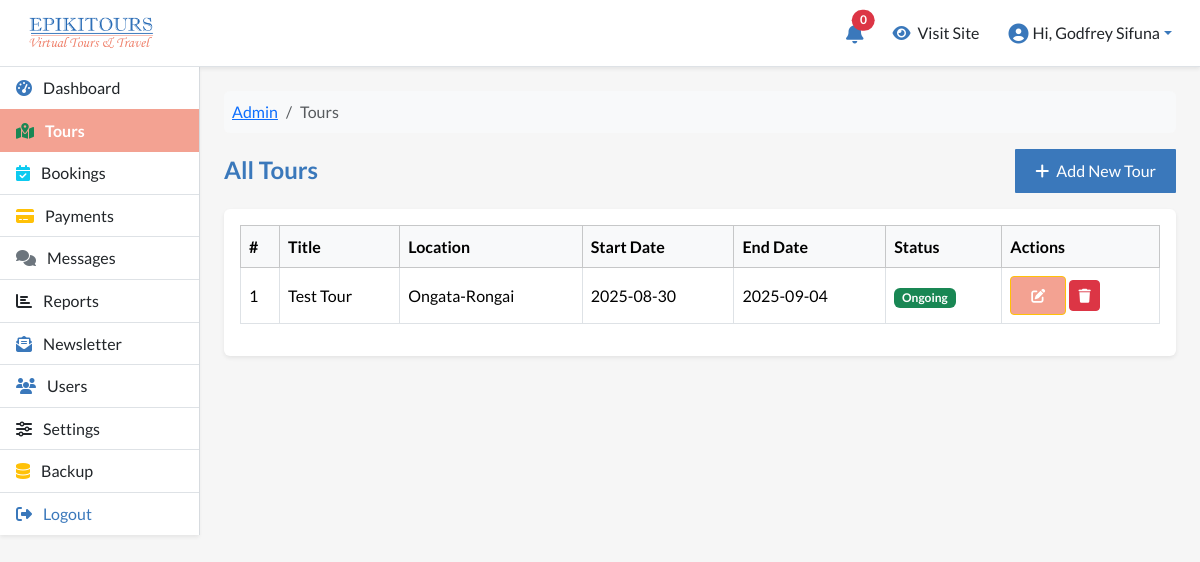
The page /manage/tours/ (signed in) on the database its author committed.
### tables this page shows
CREATE TABLE `epi_tours` (
  `id` bigint NOT NULL,
  `title` varchar(255) NOT NULL,
  `slug` varchar(255) NOT NULL,
  `description` text,
  `start_date` date NOT NULL,
  `end_date` date NOT NULL,
  `start_time` time NOT NULL,
  `end_time` time NOT NULL,
  `location` varchar(255) DEFAULT NULL,
  `youtube_link` varchar(255) DEFAULT NULL,
  `marzipano_path` varchar(255) DEFAULT NULL,
  `jitsi_link` varchar(255) DEFAULT NULL,
  `preview_thumbnail` varchar(255) DEFAULT NULL,
  `agent_id` bigint DEFAULT NULL,
  `status` enum('upcoming','ongoing','completed','canceled') DEFAULT 'upcoming',
  `created_by` bigint NOT NULL,
  `updated_by` bigint DEFAULT NULL,
  `created_at` timestamp NOT NULL DEFAULT CURRENT_TIMESTAMP,
  `updated_at` timestamp NOT NULL DEFAULT CURRENT_TIMESTAMP ON UPDATE CURRENT_TIMESTAMP
);

### manage/tours/index.php (the view, shortened to what this page needs)
<?php
require_once __DIR__ . '/../../config/database.php';
try {
    $stmt = $pdo->query("
        SELECT id, title, location, start_date, end_date, status, created_at
        FROM epi_tours
        ORDER BY created_at DESC
    ");
    $tours = $stmt->fetchAll();
} catch (PDOException $e) {
    die("Error fetching tours: " . $e->getMessage());
}
?>
<nav aria-label="breadcrumb">
    <ol class="breadcrumb bg-light p-2 rounded mb-3">
        <li class="breadcrumb-item"><a href="<?= BASE_URL ?>dashboard">Admin</a></li>
        <li class="breadcrumb-item active" aria-current="page">Tours</li>
    </ol>
</nav>
<div class="d-flex justify-content-between align-items-center mb-3">
    <h4 class="mb-0">All Tours</h4>
    <a href="<?= BASE_URL ?>tours/add-tour.php" class="btn btn-primary">
        <i class="fas fa-plus me-1"></i> Add New Tour
    </a>
</div>
<div class="card shadow-sm border-0">
    <div class="card-body">
        <div class="table-responsive">
            <table class="table table-bordered align-middle table-hover">
                <thead class="table-light">
                    <tr>
                        <th>#</th>
                        <th>Title</th>
                        <th>Location</th>
                        <th>Start Date</th>
                        <th>End Date</th>
                        <th>Status</th>
                        <th>Actions</th>
                    </tr>
                </thead>
                <tbody>
                    <?php if (!empty($tours)): ?>
                        <?php foreach ($tours as $index => $tour): ?>
                            <tr>
                                <td><?= $index + 1 ?></td>
                                <td><?= htmlspecialchars($tour['title']) ?></td>
                                <td><?= htmlspecialchars($tour['location'] ?? 'N/A') ?></td>
                                <td><?= htmlspecialchars($tour['start_date']) ?></td>
                                <td><?= htmlspecialchars($tour['end_date']) ?></td>
                                <td>
                                    <?php
                                    $statusClass = match ($tour['status']) {
                                        'upcoming' => 'info',
                                        'ongoing' => 'success',
                                        'completed' => 'secondary',
                                        'canceled' => 'danger',
                                        default => 'dark'
                                    };
                                    ?>
                                    <span class="badge bg-<?= $statusClass ?>">
                                        <?= ucfirst($tour['status']) ?>
                                    </span>
                                </td>
                                <td>
                                    <a href="<?= BASE_URL ?>tours/edit-tour.php?id=<?= $tour['id'] ?>"
                                        class="btn btn-sm btn-warning">
                                        <i class="fas fa-edit"></i>
                                    </a>
                                    <button type="button"
                                            class="btn btn-sm btn-danger"
                                            data-bs-toggle="modal"
                                            data-bs-target="#deleteModal"
                                            data-tour-id="<?= $tour['id'] ?>"
                                            data-tour-title="<?= htmlspecialchars($tour['title']) ?>">
                                        <i class="fas fa-trash"></i>
                                    </button>
                                </td>
                            </tr>
                        <?php endforeach; ?>
                    <?php else: ?>
                        <tr>
                            <td colspan="7" class="text-center text-muted">No tours found.</td>
                        </tr>
                    <?php endif; ?>
                </tbody>
            </table>
        </div>
    </div>
</div>
<?php
include BASE_PATH . 'layouts/admin-layout.php';

### manage/css/custom.css (style rules this page uses)
:root { --primary-color: #3a78bb; --secondary-color: #f3a292; --tertiary-color: #E0F7FA; --white-color: #ffffff; --black-color: #000000; --pale-grey: #f6f6f6; --dark-grey: #333333; }
body { font-family: 'lato', sans-serif; background-color: var(--pale-grey); color: var(--black-color); margin: 0; padding: 0; line-height: 1.6; }
.btn-primary { background-color: var(--primary-color); color: var(--white-color); border: none; padding: 10px 20px; border-radius: 1px; transition: background-color 0.3s ease; }
.btn-warning { background-color: var(--secondary-color); color: var(--white-color); font-weight: bold; padding: 8px 20px; transition: background-color 0.3s ease; }
html { scroll-behavior: smooth; }
h4 { font-weight: 600; color: var(--primary-color); }
.bg-light { transition: box-shadow 0.3s ease-in-out; }
.card { transition: transform 0.4s ease-in-out, box-shadow 0.3s ease-in-out; }
.btn-primary { background-color: var(--primary-color); border-color: var(--primary-color); transition: background-color 0.3s ease-in-out, transform 0.2s ease; }

### rows shown on the page
epi_tours: title "Test Tour", location "Ongata-Rongai", start_date "2025-08-30", end_date "2025-09-04", status "Ongoing"

### other values the page prints
$unreadCount "0"
$_SESSION['user_name'] "Godfrey Sifuna"
